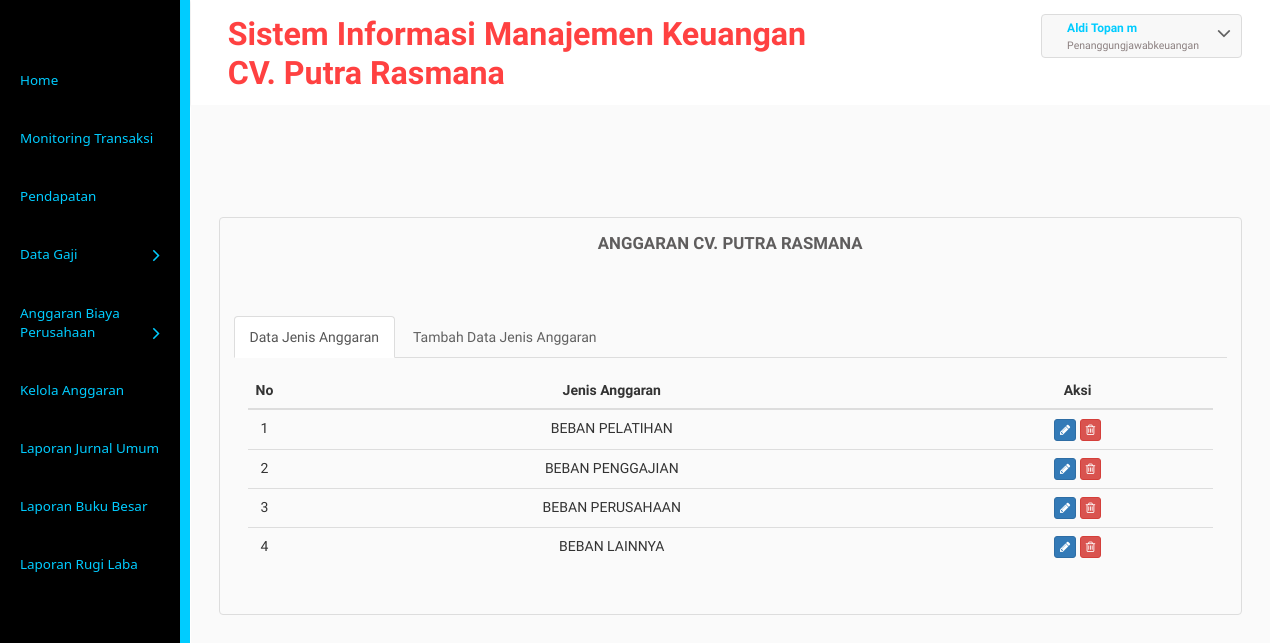
Screenshot of /penanggungjawabadmkeuangan/jenisanggaran (signed in) with the database file from the repository.
### tables this page shows
CREATE TABLE `pengguna` (
  `id_pengguna` varchar(25) NOT NULL,
  `username` varchar(55) NOT NULL,
  `password` text NOT NULL,
  `email` varchar(55) NOT NULL,
  `level` varchar(25) NOT NULL,
  `id_pegawai` varchar(25) NOT NULL
);

CREATE TABLE `pegawai` (
  `id_pegawai` varchar(25) NOT NULL,
  `nama` varchar(56) NOT NULL,
  `jabatan` varchar(30) NOT NULL
);

CREATE TABLE `jenisanggaran` (
  `kd_jenisanggaran` varchar(25) NOT NULL,
  `jenisanggaran` varchar(50) NOT NULL
);

### penanggungjawabadmkeuangan/jenisanggaran.php (the view, shortened to what this page needs)
<?php
include("libfunc.php");
include("../libfunc.php");
$link=koneksidb();
if(($_SESSION['logmanke']==true) && ($_SESSION['usermanke']!="")){
  headmanke();
  ?>
  <div class="inner-block">
    <div class="table-agile-info">
      <div class="panel panel-default">
        <div class="chit-chat-heading">
          Anggaran CV. Putra Rasmana
        </div>
        <br>
        <div class="horizontal-tab">
          <ul class="nav nav-tabs">
            <li class="active"><a href="#tab1" data-toggle="tab" aria-expanded="true">Data Jenis Anggaran</a></li>
            <li class=""><a href="#tab2" data-toggle="tab" aria-expanded="false">Tambah Data Jenis Anggaran</a></li>
          </ul>
          <div class="tab-content">
            <div class="tab-pane active" id="tab1">
              <div class="row">
                <div class="col-md-12">
                  <div class="table-responsive">
                    <table class="table table-hover">
                      <thead>
                        <tr>
                          <th style="width:20px;"><center>No</center></th>
                          <th><center>Jenis Anggaran</center></th>
                          <th><center>Aksi</center></th>
                        </tr>
                      </thead>
                      <tbody>
                        <?php
                        $sql1="SELECT * FROM jenisanggaran WHERE kd_jenisanggaran!='RK04' and kd_jenisanggaran!='RK13' ORDER BY kd_jenisanggaran";
                        $res1=mysqli_query($link,$sql1);
                        $i=1;
                        while($data1=mysqli_fetch_array($res1)){
                          ?>
                          <tr>
                            <td><center><?php echo $i;?></center></td>
                            <td><center><?php echo strtoupper($data1['jenisanggaran']);?></center></td>
                            <td><center>
                              <a class="logout" data-toggle="modal" href="#myModala<?php echo $i;?>"><button class="btn btn-primary btn-xs"><i class="fa fa-pencil"></i></button></a>
                              <a href="hjenisanggaran.php?&fdwDWWD=<?php echo base64_encode($data1['kd_jenisanggaran']);?>" onClick="return confirm('Apakah Anda Yakin Akan Menghapus Data?')"> <button class="btn btn-danger btn-xs"><i class="fa fa-trash-o "></i></button></a>
                            </center></td>
                          </tr>
                          <?php
                          $i++;
                        }
                        ?>
                      </table>
                    </div>
                  </div>
                </div>
              </div>
            </div>
          </div>
        </div>
      </div>
    </div>
  </div>
</div>
<?php
sidemanke();
}else{
  header("Location: ../masuk.php");
}
?>

### penanggungjawabadmkeuangan/libfunc.php (shortened to what this page needs)
<?php
function headmanke(){
	$iduser=$_SESSION['idmanke'];
	$link=koneksidb();
	$sql="SELECT * FROM pengguna pg INNER JOIN pegawai p ON pg.id_pegawai=p.id_pegawai WHERE id_pengguna='$iduser'";
	$res=mysqli_query($link,$sql);
	$data=mysqli_fetch_array($res);
	?>
	<!DOCTYPE HTML>
	<html>
	<head>
		<link rel="stylesheet" href="../csss/bootstrap.min.css" >
		<link rel="stylesheet" href="../csss/font.css" type="text/css"/>
		<link href="../csss/font-awesome.css" rel="stylesheet">
		<link rel="stylesheet" href="../csss/morris.css" type="text/css"/>
		<link rel="stylesheet" href="../csss/monthly.css">
		<link href="../css/bootstrap.css" rel="stylesheet" type="text/css" media="all">
		<link href="../css/style.css" rel="stylesheet" type="text/css" media="all"/>
		<link href="../css/font-awesome.css" rel="stylesheet">
	</head>
	<body>
		<div class="page-container">
			<div class="left-content">
				<div class="mother-grid-inner">
					<div class="header-main">
						<div class="header-left">
							<div class="logo-name">
								<a href="index">
									<h1>Sistem Informasi Manajemen Keuangan</h1>
									<h1><marquee> CV. Putra Rasmana</marquee></h1>
									</a>
								</div>
								<div class="clearfix"> </div>
							</div>
							<div class="header-right">
								<div class="profile_details">
									<ul>
										<li class="dropdown profile_details_drop">
											<a href="#" class="dropdown-toggle" data-toggle="dropdown" aria-expanded="false">
												<div class="profile_img">
													<div class="user-name">
														<p><?php echo $data['nama'];?></p>
														<span><?php echo $data['level'];?></span>
													</div>
													<i class="fa fa-angle-down lnr"></i>
													<div class="clearfix"></div>
												</div>
											</a>
										</li>
									</ul>
								</div>
								<div class="clearfix"> </div>
							</div>
							<div class="clearfix"> </div>
						</div>
						<?php
					}
					function sidemanke(){
						?>
						<div class="sidebar-menu">
							<div class="logo"> <a href="#" class="sidebar-icon"> <span class="fa fa-bars"></span> </a>  </div>
							<div class="menu">
								<ul id="menu" >
									<li id="menu-home"><a href="index.php"><span>Home</span></a></li>
									<li><a href="monitoringtransaksi.php"><span>Monitoring Transaksi</span></a></li>
									<li><a href="pendapatan.php"><span>Pendapatan</span></a></li>
									<li><a href="#"><span>Data Gaji</span><span class="fa fa-angle-right" style="float: right"></span></a>
									</li>
									<li><a href="#"><span>Anggaran Biaya Perusahaan</span><span class="fa fa-angle-right" style="float: right"></span></a>
									</li>
									<li><a href="jenisanggaran.php"><span>Kelola Anggaran</span></a></li>
									<li><a href="jurnalumum.php"><span>Laporan Jurnal Umum</span></a></li>
									<li><a href="bukubesar.php"><span>Laporan Buku Besar</span></a></li>
									<li><a href="trugilaba.php"><span>Laporan Rugi Laba</span></a></li>
								</ul>
							</div>
						</div>
				</div>
</body>
</html>
<?php
}
	?>

### rows the page displays
pengguna: id_pegawai.nama "Aldi Topan m", level "Penanggungjawabkeuangan"
jenisanggaran: jenisanggaran "BEBAN PELATIHAN"
jenisanggaran: jenisanggaran "BEBAN PENGGAJIAN"
jenisanggaran: jenisanggaran "BEBAN PERUSAHAAN"
jenisanggaran: jenisanggaran "BEBAN LAINNYA"
